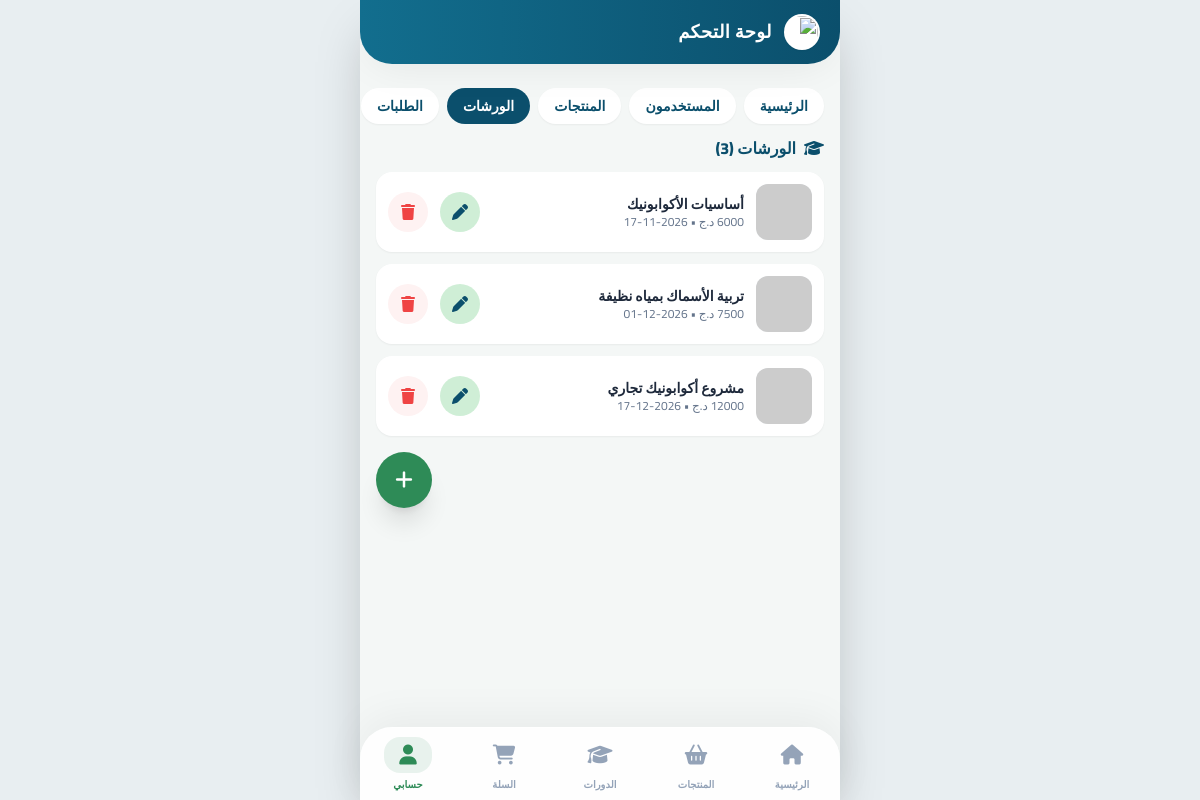
Page /admin/workshops (signed in) on the earlier database version.
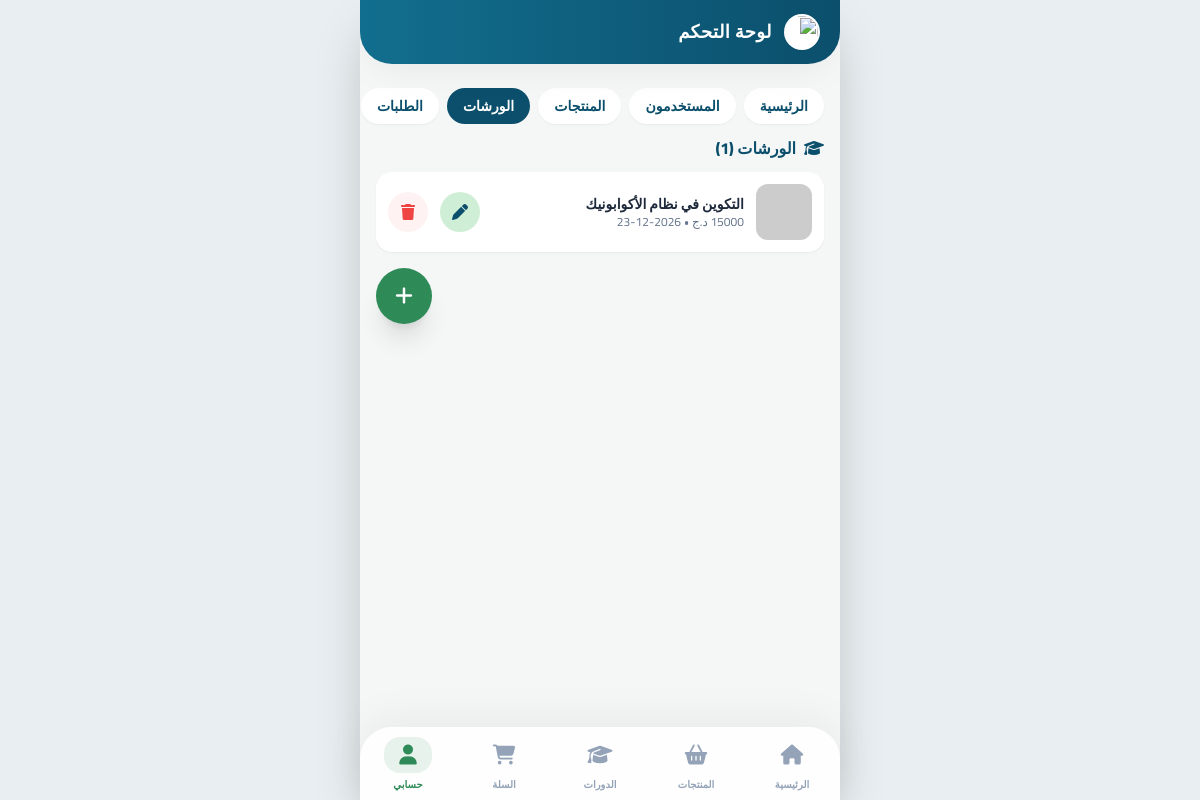
Same page on the later database version.
### models.py (models this page shows)
class Workshop(db.Model):
    id = db.Column(db.Integer, primary_key=True)
    title = db.Column(db.String(150), nullable=False)
    description = db.Column(db.Text, default="")
    price = db.Column(db.Float, default=0)
    date = db.Column(db.Date)
    image_url = db.Column(db.String(300), default="")

### app.py (the view)
@app.route("/admin/<entity>")
@admin_required
def admin_crud(entity):
    cfg = entity_or_404(entity)
    items = cfg["model"].query.all()
    jsmap = {i.id: {**{f: (str(getattr(i, f) or "") if k == "date" else getattr(i, f))
                       for f, _, k in cfg["fields"]}, "id": i.id} for i in items}
    return render_template("admin_crud.html", entity=entity, cfg=cfg, items=items, jsmap=jsmap)

### app.py (called while the page is built)
@login_manager.user_loader
def load_user(uid):
    return db.session.get(User, int(uid))

def admin_required(f):
    @wraps(f)
    @login_required
    def wrapper(*args, **kwargs):
        if not current_user.is_admin:
            abort(403)
        return f(*args, **kwargs)
    return wrapper

@app.context_processor
def inject_cart_count():
    return {"cart_count": sum(session.get("cart", {}).values())}

def entity_or_404(entity):
    return ENTITIES.get(entity) or abort(404)

### templates/admin_crud.html (shortened to what this page needs)
{% extends 'admin_base.html' %}{% block admin %}
<div x-data='{open:false, form:{}, items:{{ jsmap|tojson }}}'>
  <h2 class="font-extrabold text-ocean mb-3"><i class="fa-solid {{ cfg.icon }} ml-2"></i>{{ cfg.title }} ({{ items|length }})</h2>
  <div class="space-y-3">{% for it in items %}
  <div class="bg-white rounded-2xl p-3 shadow-sm flex items-center gap-3">
    <img src="{{ it.image_url }}" class="h-14 w-14 rounded-xl object-cover bg-slate-100" alt="">
    <div class="flex-1 min-w-0"><p class="font-extrabold text-sm truncate">{{ it[cfg.label] }}</p><p class="text-xs text-slate-500">{{ '%g' % it.price }} د.ج{% if entity=='workshops' and it.date %} • {{ it.date.strftime('%Y-%m-%d') }}{% endif %}</p></div>
    <button @click="form={...items[{{ it.id }}]}; open=true" class="h-10 w-10 grid place-items-center rounded-full bg-mint/40 text-ocean"><i class="fa-solid fa-pen"></i></button>
    <form method="post" action="{{ url_for('admin_delete', entity=entity, iid=it.id) }}" onsubmit="return confirm('هل أنت متأكد من الحذف؟')"><button class="h-10 w-10 rounded-full bg-red-50 text-red-500"><i class="fa-solid fa-trash"></i></button></form>
  </div>{% else %}<p class="text-sm text-slate-500">لا توجد بيانات.</p>{% endfor %}</div>
  <div class="sticky bottom-24 flex justify-end mt-4"><button @click="form={}; open=true" class="h-14 w-14 rounded-full bg-leaf text-white shadow-xl text-xl active:scale-90 transition"><i class="fa-solid fa-plus"></i></button></div>
</div>
{% endblock %}

Differences in the rows shown:
removed Workshop: title "أساسيات الأكوابونيك", price "6000", date "2026-11-17"
removed Workshop: title "تربية الأسماك بمياه نظيفة", date "2026-12-01"
removed Workshop: title "مشروع أكوابونيك تجاري", price "12000", date "2026-12-17"
added Workshop: title "التكوين في نظام الأكوابونيك", price "15000", date "2026-12-23"
Other differences:
{{ items|length }}: "3" → "1"
